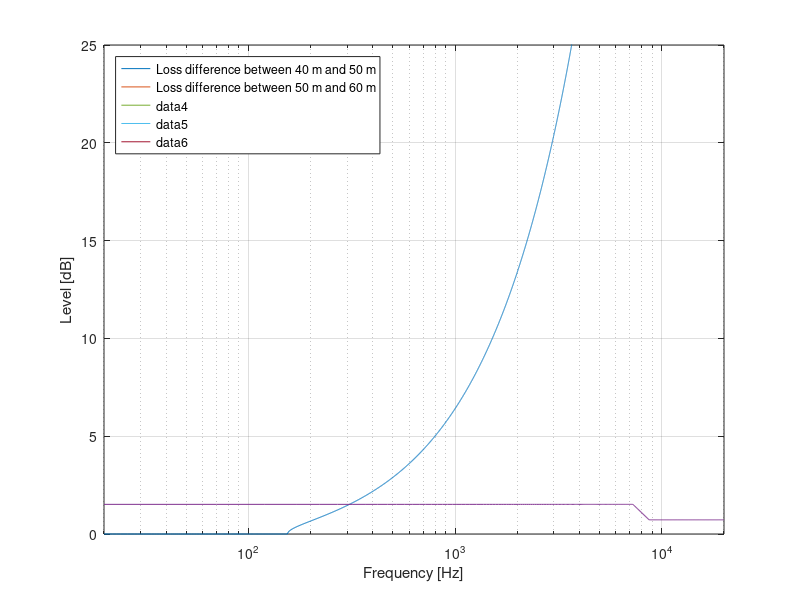

Recreate this plot in MATLAB.


clear 

down1 = 1;
down2 = 1;
down3 = 1;
down4 = 1;

f = [20:1:20000]';

number = 6;

H_kudo = 0.356;
H_dis = 0.004;

H = H_kudo*number + (number-1)*H_dis;

limit = real((3/2).*f/1000.*H^2.*sqrt(1-(1./(3.*(f/1000).*H))));


limit_n = [downsample(limit(1:100),down1);    downsample(limit(100+1:1000),down2);    downsample(limit(1000+1:10000),down3);  downsample(limit(10000+1:end),down4) ];
f_n     = [downsample(f(1:100),down1);        downsample(f(100+1:1000),down2);        downsample(f(1000+1:10000),down3);      downsample(f(10000+1:end),down4) ];


semilogx(f_n,limit_n)
hold on
axis([20 20000 0 100])
grid on
xlabel('Frequency [Hz]')
ylabel('Distances [m]')
%%

legend({'6 KUDO (2.156 meter)','3 KUDO (1.076 meter)'},'Location','northwest')





%%

L1 = 100;


L2 = L1-abs(20*log10(40/50))

loss = abs(20*log10(50/60))

%%



point_source = abs(20*log10(30/0.001))

mic = abs(20*log10(30/1))


res = mic -point_source


%%

for i=1:length(limit)
    if limit(i) >40
       limit_ed(i) =40;
    end
    if limit(i) <40
        limit_ed(i)=limit(i);
    end
    %if limit(i) <1
    %    limit_ed(i)=1;
    %end
end

near = limit_ed;
far = 40-limit_ed;

near_1m = (1);
near_surface = (near+1);
far_surface  = (near_surface.*(2).^(far/3));

area_diff = far_surface/near_1m;


mic_db = -10*log10(area_diff);
semilogx(f,mic_db)
axis([20 20000 -50 -10])
%%
abs(20*log10(40/1))



%%





near_1m = 1;
near_surface = 4;
far_surface  = (4.*2.^2)

%%

near_1m = 1;
near_surface = 2+1;
far_surface  = near_surface*((2)^(1.5))




%%


clear



f = [20:1:20000]';


number = 6;
H_kudo = 0.356;
H_dis = 0.004;
H = H_kudo*number + (number-1)*H_dis;
limit = real((3/2).*f/1000.*H^2.*sqrt(1-(1./(3.*(f/1000).*H))));

for v=1:1:3
    
dis = 30+(v*10);
ref = 1;

for i=1:length(limit)
    if limit(i) >dis
       limit_ed(i) =dis;
    end
    if limit(i) <dis
        limit_ed(i)=limit(i);
    end
    if limit(i) <ref
        limit_ed(i)=ref;
    end
end


for i = 1:length(limit_ed)
areal = (limit_ed(i)/2);
area = areal*2^2;

a = [area area*2 area*4 area*8 area*16];
b = [area area*4 area*4*4 area*4*4*4 area*4*4*4*4];

p = polyfit(a,b,3);
x1 = linspace(8,64);
y1 = polyval(p,x1);

result = find(x1>dis);

area_diff = y1(result(1))/ref;
mic_db(v,i) = -10*log10(area_diff);
end
end

dif_40_50 = mic_db(2,:)-mic_db(1,:);
dif_50_60 = mic_db(2,:)-mic_db(3,:);



%%
diff_1 = downsample(dif_40_50,50);
diff_2 = downsample(dif_50_60,50);
diff_f = downsample(f,50);

semilogx(diff_f,diff_1)
hold on 
semilogx(diff_f,diff_2)
grid on
axis([20 20000 -3 3])
xlabel('Frequency [Hz]')
ylabel('Level [dB]')
legend('Loss difference between 40 m and 50 m','Loss difference between 50 m and 60 m')

%%
%plot(a,b)
%hold on
%plot(x1,y1)
%axis([0 70 0 1200])

figure(1)
semilogx(f,mic_db)
hold on
axis([20 20000 0 25])
grid on


%%
abs(10*log10(40/1))








